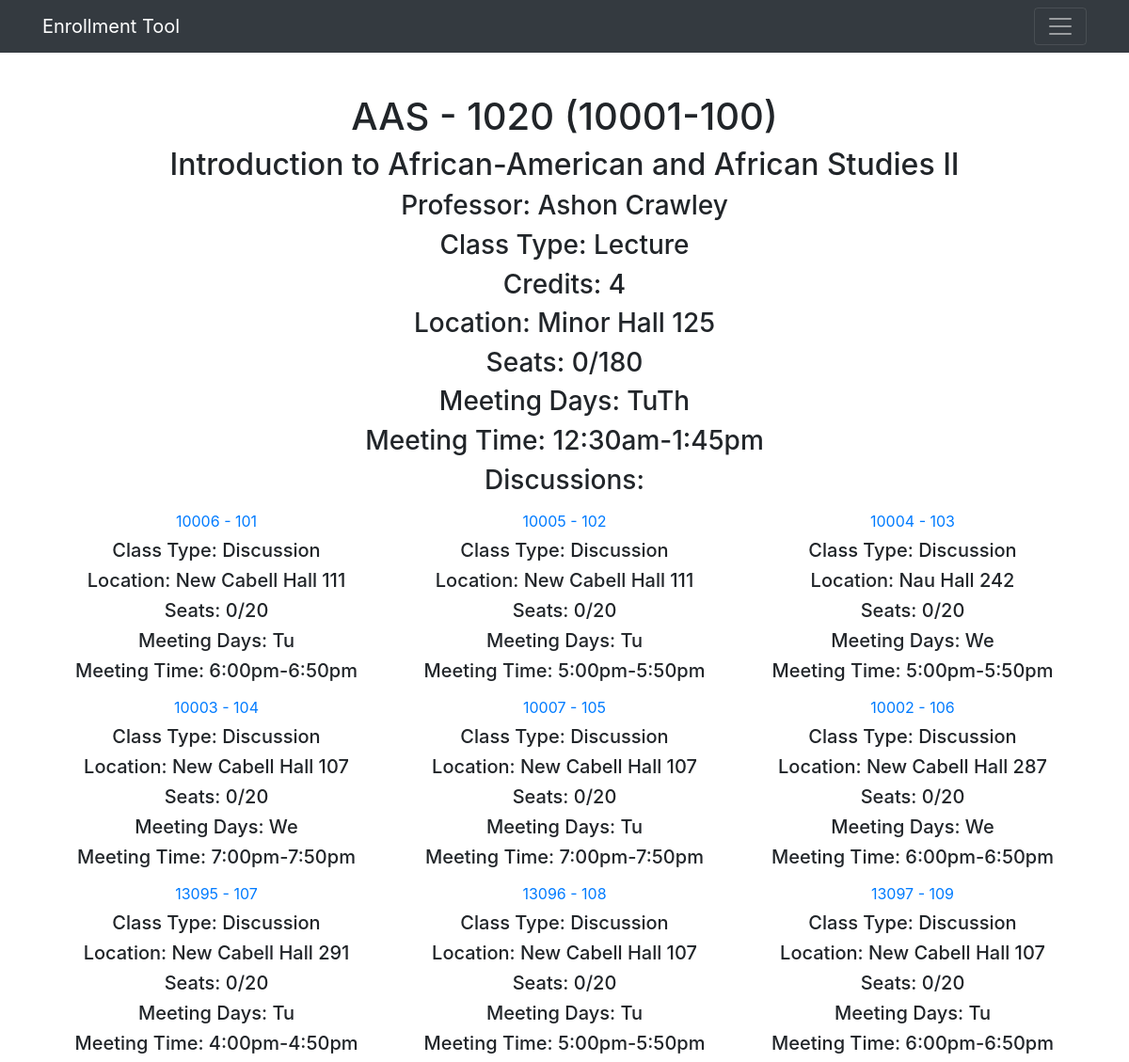
The page /lecture/0 on the database its author committed.
### home/models.py (models this page shows, shortened)
class Lecture(models.Model):
    index = models.IntegerField(primary_key=True)
    department = models.CharField(max_length=4)
    course_num = models.IntegerField()
    course_name = models.CharField(max_length=100)
    class_num = models.IntegerField()
    section_num = models.IntegerField()
    class_type = models.CharField(max_length=7) #Change to 10 for discussions and labs
    credits = models.IntegerField()
    seat_count = models.IntegerField()
    filled_seats = models.IntegerField(default=0)
    meeting_place = models.CharField(max_length=35)
    professor = models.CharField(max_length=30)
    start_time = models.CharField(max_length=4)
    end_time = models.CharField(max_length=4)
    date_nums = models.CharField(max_length=15)
    discussion_lab_nums = models.CharField(max_length=250)
    def meeting_days(self):
        output = ""
        for date in self.date_nums.split(', '):
            if date == 'TBA':
                output = 'TBA'
            elif date == '1':
                output += 'Mo'
            elif date == '2':
                output += 'Tu'
            elif date == '3':
                output += 'We'
            elif date == '4':
                output += 'Th'
            elif date == '5':
                output += 'Fr'
            elif date == '6':
                output += 'Sa'
        return output
    def meeting_times(self):
        start_time = self.start_time
        end_time = self.end_time
        meeting_time = ''
        if start_time == 'TBA':
            meeting_time = 'TBA'
        elif end_time == 'TBA':
            meeting_time = 'TBA'
        else:
            start_time = int(self.start_time)
            end_time = int(self.end_time)
            if start_time > 1300:
                start_time -= 1200
                start_time = str(start_time)
                start_time = "" + start_time[:len(start_time) - 2] + ":" + start_time[len(start_time) - 2:] + "pm"
            else:
                start_time = str(start_time)
                start_time = "" + start_time[:len(start_time) - 2] + ":" + start_time[len(start_time) - 2:] + "am"
            if end_time > 1300:
                end_time -= 1200
                end_time = str(end_time)
                end_time = "" + end_time[:len(end_time) - 2] + ":" + end_time[len(end_time) - 2:] + "pm"
            else:
                end_time = str(end_time)
                end_time = "" + end_time[:len(end_time) - 2] + ":" + end_time[len(end_time) - 2:] + "am"
            meeting_time = start_time + "-" + end_time
        return meeting_time

class Discussion_or_Lab(models.Model):
    index = models.IntegerField(primary_key=True)
    department = models.CharField(max_length=4)
    course_num = models.IntegerField()
    course_name = models.CharField(max_length=100)
    class_num = models.IntegerField()
    section_num = models.IntegerField()
    class_type = models.CharField(max_length=10) #Change to 10 for discussions and labs
    credits = models.IntegerField()
    seat_count = models.IntegerField()
    filled_seats = models.IntegerField(default=0)
    meeting_place = models.CharField(max_length=35)
    professor = models.CharField(max_length=30)
    start_time = models.CharField(max_length=4)
    end_time = models.CharField(max_length=4)
    date_nums = models.CharField(max_length=10)
    lecture_num = models.IntegerField()
    def meeting_days(self):
        output = ""
        for date in self.date_nums.split(', '):
            if date == 'TBA':
                output = 'TBA'
            elif date == '1':
                output += 'Mo'
            elif date == '2':
                output += 'Tu'
            elif date == '3':
                output += 'We'
            elif date == '4':
                output += 'Th'
            elif date == '5':
                output += 'Fr'
            elif date == '6':
                output += 'Sa'
        return output
    def meeting_times(self):
        start_time = self.start_time
        end_time = self.end_time
        meeting_time = ''
        if start_time == 'TBA':
            meeting_time = 'TBA'
        elif end_time == 'TBA':
            meeting_time = 'TBA'
        else:
            start_time = int(self.start_time)
            end_time = int(self.end_time)
            if start_time > 1300:
                start_time -= 1200
                start_time = str(start_time)
                start_time = "" + start_time[:len(start_time) - 2] + ":" + start_time[len(start_time) - 2:] + "pm"
            else:
                start_time = str(start_time)
                start_time = "" + start_time[:len(start_time) - 2] + ":" + start_time[len(start_time) - 2:] + "am"
            if end_time > 1300:
                end_time -= 1200
                end_time = str(end_time)
                end_time = "" + end_time[:len(end_time) - 2] + ":" + end_time[len(end_time) - 2:] + "pm"
            else:
                end_time = str(end_time)
                end_time = "" + end_time[:len(end_time) - 2] + ":" + end_time[len(end_time) - 2:] + "am"
            meeting_time = start_time + "-" + end_time
        return meeting_time

### home/views.py (the view)
# urls.py: path('lecture/<int:pk>', views.lecture_detail_view, name='lecture-detail'),
def lecture_detail_view(request, pk):
    lecture = get_object_or_404(Lecture, index=pk)
    discussions = []
    for discussion in lecture.discussion_lab_nums.split(', '):
        if(discussion == 'None'):
            break
        discussions.append(Discussion_or_Lab.objects.get(pk=discussion))
    has_discussions = len(discussions) > 0
    return render(request, 'home/lecture_detail.html', context={'object':lecture, 'has_discussions':has_discussions, 'discussions':discussions})

### home/templates/home/lecture_detail.html
{% extends "home/base.html" %}
{% block content %}
    <div style="text-align: center; position:relative; top:50px;">
    <h1 style="text-align: center;">{{object.department}} - {{object.course_num}} ({{object.class_num}}-{{object.section_num}})</h1>
    <h2>{{object.course_name}}</h2>
    <h3>Professor: {{object.professor}}</h3>
    <h3>Class Type: {{object.class_type}}</h3>
    <h3>Credits: {{object.credits}}</h3>
    <h3>Location: {{object.meeting_place}}</h3>
    <h3>Seats: {{object.filled_seats}}/{{object.seat_count}}</h3>
    <h3>Meeting Days: {{object.meeting_days}}</h3>
    <h3>Meeting Time: {{object.meeting_times}}</h3>
    {% if has_discussions %}
        <h3>Discussions:</h3>
    {% endif %}
    <div class="container"><div class="row">
    {% for discussion in discussions %}
        <div class="col-4">
        <a href="{% url 'd_l-detail' discussion.index %}" class="btn btn-outline btn-block">{{discussion.class_num}} - {{discussion.section_num}}</a>
        <h5>Class Type: {{discussion.class_type}}</h5>
        <h5>Location: {{discussion.meeting_place}}</h5>
        <h5>Seats: {{discussion.filled_seats}}/{{discussion.seat_count}}</h5>
        <h5>Meeting Days: {{discussion.meeting_days}}</h5>
        <h5>Meeting Time: {{discussion.meeting_times}}</h5>
        </div>
    {% endfor %}
    </div>
{% endblock content %}

### home/templates/home/base.html (shortened to what this page needs)
 <!DOCTYPE html>
    <html lang="en">
    <head>
        <link rel="stylesheet" href="https://maxcdn.bootstrapcdn.com/bootstrap/4.0.0/css/bootstrap.min.css">
    </head>
    <body>
        <header class="site-header">
            <nav class="navbar fixed-top navbar-dark bg-dark">
                <div class="container">
                 <a class="navbar-brand" href="{% url 'home-home' %}">Enrollment Tool</a>
                    <button class="navbar-toggler" type="button" data-toggle="collapse" data-target="#navbarToggle" aria-controls="navbarToggle" aria-expanded="false" aria-label="Toggle navigation">
                        <span class="navbar-toggler-icon"></span>
                    </button>
                </div>
            </nav>
        </header>
    <main role="main" class="container">
        <div style="position:relative; top:50px;">
            {% block content %}{% endblock %}
        </div>
    </main>
</body>
</html>

### rows shown on the page
Lecture: department "AAS", course_num "1020", class_num "10001", section_num "100", course_name "Introduction to African-American and African Studies II", professor "Ashon Crawley", class_type "Lecture", credits "4", meeting_place "Minor Hall 125", filled_seats "0", seat_count "180", meeting_days "TuTh", meeting_times "12:30am-1:45pm"
Discussion_or_Lab: class_num "10006", section_num "101", class_type "Discussion", meeting_place "New Cabell Hall 111", filled_seats "0", seat_count "20", meeting_days "Tu", meeting_times "6:00pm-6:50pm"
Discussion_or_Lab: class_num "10005", section_num "102", class_type "Discussion", meeting_place "New Cabell Hall 111", filled_seats "0", seat_count "20", meeting_days "Tu", meeting_times "5:00pm-5:50pm"
Discussion_or_Lab: class_num "10004", section_num "103", class_type "Discussion", meeting_place "Nau Hall 242", filled_seats "0", seat_count "20", meeting_days "We", meeting_times "5:00pm-5:50pm"
Discussion_or_Lab: class_num "10003", section_num "104", class_type "Discussion", meeting_place "New Cabell Hall 107", filled_seats "0", seat_count "20", meeting_days "We", meeting_times "7:00pm-7:50pm"
Discussion_or_Lab: class_num "10007", section_num "105", class_type "Discussion", meeting_place "New Cabell Hall 107", filled_seats "0", seat_count "20", meeting_days "Tu", meeting_times "7:00pm-7:50pm"
Discussion_or_Lab: class_num "10002", section_num "106", class_type "Discussion", meeting_place "New Cabell Hall 287", filled_seats "0", seat_count "20", meeting_days "We", meeting_times "6:00pm-6:50pm"
Discussion_or_Lab: class_num "13095", section_num "107", class_type "Discussion", meeting_place "New Cabell Hall 291", filled_seats "0", seat_count "20", meeting_days "Tu", meeting_times "4:00pm-4:50pm"
Discussion_or_Lab: class_num "13096", section_num "108", class_type "Discussion", meeting_place "New Cabell Hall 107", filled_seats "0", seat_count "20", meeting_days "Tu", meeting_times "5:00pm-5:50pm"
Discussion_or_Lab: class_num "13097", section_num "109", class_type "Discussion", meeting_place "New Cabell Hall 107", filled_seats "0", seat_count "20", meeting_days "Tu", meeting_times "6:00pm-6:50pm"
